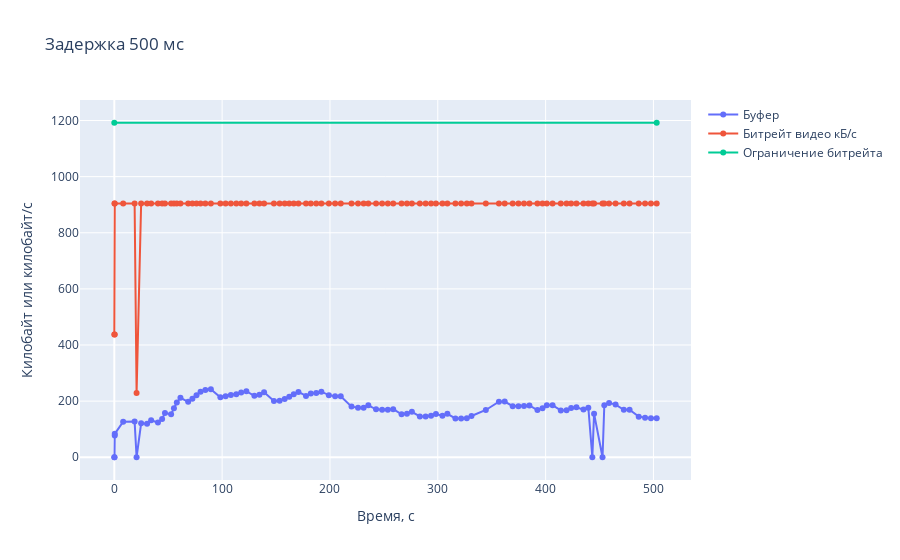

The notebook cell saved with this chart:
### Code cell
df = get_df(br, latency)
df["request_complete"]  -= df["request_start"][0]
df["response_start"]    -= df["request_start"][0]
df["response_complete"] -= df["request_start"][0]
df["request_start"]     -= df["request_start"][0]
df["range_start"] /= 1024 / 8
df["range_end"] /= 1024 / 8
df["clen"] /= 1024 / 8
df["buffer"] /= 1024 / 8

fig = go.Figure()
fig.add_trace(go.Scatter(x = df["request_start"], y = df["buffer"], name = "Буфер", mode = "lines+markers"))

netRate = (df["range_end"] - df["range_start"]) / (df["response_complete"] - df["request_start"])
streamBitRate = df["clen"] / df["duration"]
# fig.add_trace(go.Scatter(x = df["request_start"], y = netRate, name = "Пропускная способность сети", mode = "lines+markers"))
fig.add_trace(go.Scatter(x = df["request_start"], y = streamBitRate, name = "Битрейт видео кБ/с", mode = "lines+markers"))
fig.add_trace(go.Scatter(x = [0, df["request_start"].values[-1]], y = [br] * 2, name = "Ограничение битрейта", mode = "lines+markers"))

fig.update_layout(xaxis_title="Время, с", yaxis_title="Килобайт или килобайт/с", title=f"Задержка {latency} мс")
fig.write_image(f"images/time{latency}.png")
fig.show()
